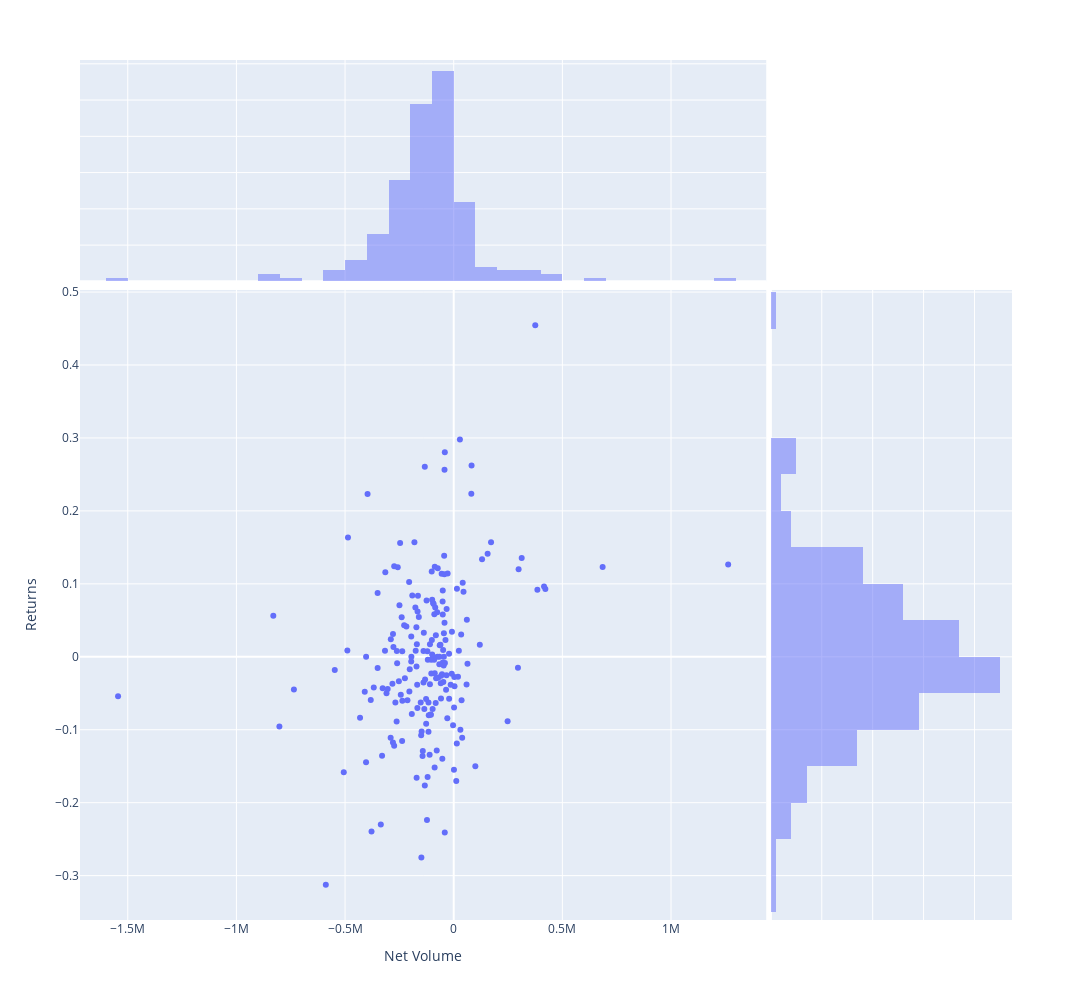

Notebook cell for this chart:
### Code cell
import plotly.graph_objects as go
import plotly.express as px 

fig = px.scatter(temp, x="net_volume", y="returns", marginal_x="histogram", marginal_y="histogram")
fig.update_layout(
    xaxis_title="Net Volume",
    yaxis_title="Returns",
    height=1000,
    width=1250,
)
fig.show()

### Figure 1 — Plotly figure (JSON) as saved in the notebook; plotly's stock layout.template omitted (floating-point values rounded to 4 significant figures; data arrays with more than 128 entries replaced by an {"elided": "..."} marker saying what was removed)
{"data": [{"hovertemplate": "net_volume=%{x}<br>returns=%{y}<extra></extra>", "legendgroup": "", "marker": {"color": "#636efa", "symbol": "circle"}, "mode": "markers", "name": "", "orientation": "v", "showlegend": false, "type": "scatter", "x": {"elided": "197 float values"}, "xaxis": "x", "y": {"elided": "197 float values"}, "yaxis": "y"}, {"alignmentgroup": "True", "bingroup": "x", "hovertemplate": "net_volume=%{x}<br>count=%{y}<extra></extra>", "legendgroup": "", "marker": {"color": "#636efa"}, "name": "", "offsetgroup": "", "opacity": 0.5, "showlegend": false, "type": "histogram", "x": {"elided": "197 float values"}, "xaxis": "x3", "yaxis": "y3"}, {"alignmentgroup": "True", "bingroup": "y", "hovertemplate": "returns=%{y}<br>count=%{x}<extra></extra>", "legendgroup": "", "marker": {"color": "#636efa"}, "name": "", "offsetgroup": "", "opacity": 0.5, "showlegend": false, "type": "histogram", "xaxis": "x2", "y": {"elided": "197 float values"}, "yaxis": "y2"}], "layout": {"barmode": "overlay", "height": 1000, "legend": {"tracegroupgap": 0}, "margin": {"t": 60}, "width": 1250, "xaxis": {"anchor": "y", "autorange": true, "domain": [0, 0.7363], "range": [-1717000.0, 1435000.0], "title": {"text": "Net Volume"}, "type": "linear"}, "xaxis2": {"anchor": "y2", "autorange": true, "domain": [0.7413, 1], "matches": "x2", "range": [0, 47.37], "showgrid": true, "showline": false, "showticklabels": false, "ticks": ""}, "xaxis3": {"anchor": "y3", "autorange": true, "domain": [0, 0.7363], "matches": "x", "range": [-1717000.0, 1435000.0], "showgrid": true, "showticklabels": false, "type": "linear"}, "xaxis4": {"anchor": "y4", "domain": [0.7413, 1], "matches": "x2", "showgrid": true, "showline": false, "showticklabels": false, "ticks": ""}, "yaxis": {"anchor": "x", "autorange": true, "domain": [0, 0.7326], "range": [-0.3608, 0.5029], "title": {"text": "Returns"}, "type": "linear"}, "yaxis2": {"anchor": "x2", "autorange": true, "domain": [0, 0.7326], "matches": "y", "range": [-0.3608, 0.5029], "showgrid": true, "showticklabels": false, "type": "linear"}, "yaxis3": {"anchor": "x3", "autorange": true, "domain": [0.7426, 1], "matches": "y3", "range": [0, 61.05], "showgrid": true, "showline": false, "showticklabels": false, "ticks": ""}, "yaxis4": {"anchor": "x4", "domain": [0.7426, 1], "matches": "y3", "showgrid": true, "showline": false, "showticklabels": false, "ticks": ""}}}
